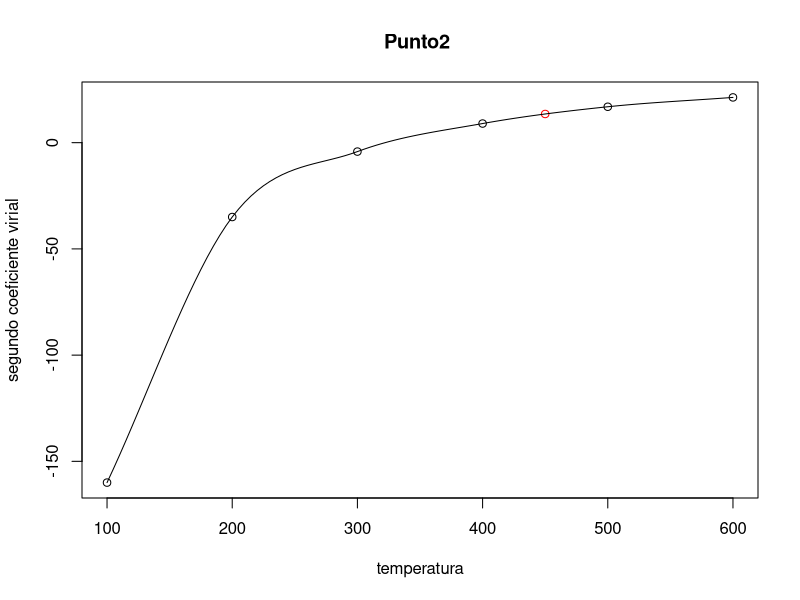

Here is the R script that generated this plot: (Note: this script raises an error after producing the figure.)
 

x<-c(100,200,300,400,500,600)
y<-c(-160,-35,-4.2,9,16.9,21.3)

#USANDO SPLINES
splines<-splinefun(x,y,method="monoH.FC",ties=mean)
splines
plot(x,y,xlab="temperatura", ylab="segundo coeficiente virial", main="Punto2 ")
points(450,splines(450),col = "red")
curve(splines(x),add=T,from =100,to =600)
cat("Segundo coeficiente virial a 450K es aproximadamente: ",splines(450), "cm^3/mol"," con splines")

#USANDO LAGRANGE
lagrange<-poly.calc(x,y)
lagrange
#plot(x,y,xlab="temperatura", ylab="segundo coeficiente virial", main="Punto2 ")
points(450,lagrange(450),col = "blue")
curve(lagrange(x),add=T,from =100,to =600)
cat("Segundo coeficiente virial a 450K es aproximadamente: ",lagrange(450), "cm^3/mol"," con lagrange")

#Como podemos observar lagrange no se ajusta de manera apropiada a los puntos y por lo tanto da un numero equivocado